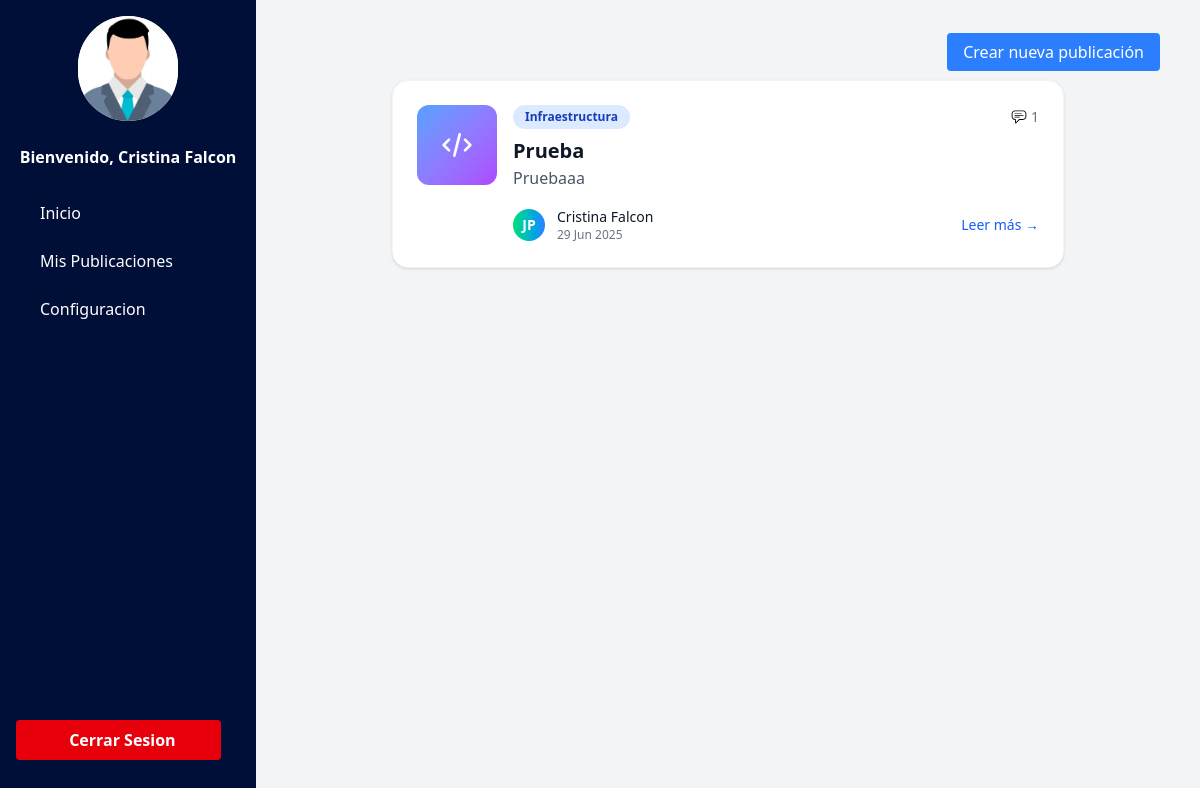
Screenshot of /publicacion/mis-publicaciones/ (signed in) with the database file from the repository.
### usuarios/models.py (models this page shows)
class Usuario(AbstractUser):
    dni = models.CharField(max_length=8, unique=True, null=True, blank=True)

### publicaciones/models.py (models this page shows, shortened)
class Publicaciones(models.Model):
    titulo = models.CharField(max_length=200)
    contenido = models.TextField(max_length=1000, null=False, blank=False)
    categoria = models.ForeignKey(Categorias, on_delete=models.CASCADE)
    fecha_creacion = models.DateTimeField(auto_now_add=True)
    autor = models.ForeignKey(Usuario, on_delete=models.CASCADE)

class Categorias(models.Model):
    nombre = models.CharField(max_length=100)
    def __str__(self):
        return self.nombre

### publicaciones/views.py (the view)
# urls.py: path('mis-publicaciones/', MisPublicacionesListView.as_view(), name='mispublicaciones'),
class MisPublicacionesListView(LoginRequiredMixin, ListView):
    template_name = 'mispublicaciones.html'
    model = Publicaciones
    context_object_name = 'publicaciones'
    def get_queryset(self):
        return Publicaciones.objects.filter(autor=self.request.user)
    def get_context_data(self, **kwargs):
        context = super().get_context_data(**kwargs)
        context['mensaje'] = 'Mis publicaciones'
        return context

### templates/mispublicaciones.html (shortened to what this page needs)
{% extends 'index.html' %} {% block content %} {%url 'nueva_publicacion' as nueva_publicacion %}
<div class="w-screen h-screen flex">
  <div class="w-auto">{% include 'navbar.html'%}</div>
  <div class="absolute top-10 right-10 z-50">
    <a
      href="{{nueva_publicacion}}"
      class="bg-blue-500 text-white px-4 py-2 rounded"
      >Crear nueva publicación</a
    >
  </div>
  <main
    class="flex flex-col items-center bg-gray-100 relative overflow-y-scroll pt-20 w-full"
  >
    {%if publicaciones%} {%for public in publicaciones%}
    <div
      class="bg-white rounded-2xl p-6 shadow-sm border border-gray-100 card-hover fade-in-up w-full max-w-2xl mb-3"
    >
      <div class="flex items-start space-x-4">
        <div
          class="w-20 h-20 bg-gradient-to-br from-blue-400 to-purple-500 rounded-xl flex items-center justify-center flex-shrink-0"
        >
          <svg
            class="w-8 h-8 text-white"
            fill="none"
            stroke="currentColor"
            viewBox="0 0 24 24"
          >
            <path
              stroke-linecap="round"
              stroke-linejoin="round"
              stroke-width="2"
              d="M10 20l4-16m4 4l4 4-4 4M6 16l-4-4 4-4"
            ></path>
          </svg>
        </div>
        <div class="flex-1">
          <div class="flex items-center justify-between mb-2">
            <span
              class="bg-blue-100 text-blue-800 text-xs font-semibold px-3 py-1 rounded-full"
              >{{ public.categoria }}</span
            >
            <div class="flex items-center space-x-4 text-sm text-gray-500">
              <span class="flex items-center space-x-1">
                <p class="text-sm text-gray-500">
                  {{ public.comentarios.count }}
                </p>
              </span>
            </div>
          </div>
          <a
            href="{% url 'detalle_publicacion' public.id %}"
            class="text-xl font-bold text-gray-900 mb-2 hover:text-blue-600 cursor-pointer"
          >
            {{ public.titulo }}
          </a>
          <p class="text-gray-600 mb-4 leading-relaxed">
            {{ public.contenido|truncatewords:30 }}
          </p>
          <div class="flex items-center justify-between">
            <div class="flex items-center space-x-3">
              <div
                class="w-8 h-8 bg-gradient-to-r from-green-400 to-blue-500 rounded-full flex items-center justify-center"
              >
                <span class="text-white text-sm font-semibold">JP</span>
              </div>
              <div>
                <p class="text-sm font-medium text-gray-900">
                  {{ public.autor.first_name}} {{public.autor.last_name}}
                </p>
                <p class="text-xs text-gray-500">
                  {{ public.fecha_creacion|date:"d M Y" }}
                </p>
              </div>
            </div>
            <a
              href="{% url 'detalle_publicacion' public.id %}"
              class="text-blue-600 hover:text-blue-700 font-medium text-sm"
            >
              Leer más →
            </a>
          </div>
        </div>
      </div>
    </div>
    {%endfor%} {%else%}
    <p>No hay publicaciones disponibles.</p>
    {%endif%}
  </main>
</div>
{%endblock%}

### templates/navbar.html (shortened to what this page needs)
{%load static%}{%url 'cerrar_sesion' as cerrarsesion%} {%url 'home' as home%} {%url 'mispublicaciones' as mispublicaciones%} {%url 'configuracionusuario' as configuracionusuario%}
<div class="overflow-hidden">
  <div class="flex h-screen">
    <div
      id="sidebar"
      class="bg-[#000f37] w-64 p-4 space-y-6 transition-transform transform md:translate-x-0 -translate-x-full fixed md:relative z-30 h-full"
    >
      <div class="flex items-center justify-center">
        <img
          src="{%static 'img/logouser.png'%}"
          alt="logo-user"
          class="rounded-full w-[100px] bg-amber-50"
        />
      </div>
      <h2 class="text-base font-bold text-center capitalize text-white">
        Bienvenido, {{user.first_name}} {{user.last_name}}
      </h2>
      <nav class="space-y-2 h-full">
        <a
          href="{{home}}"
          class="text-white px-4 py-2 rounded hover:bg-gray-200 hover:text-[#000f37] flex items-center gap-2 transition-all duration-300"
          >Inicio</a
        >
        <a
          href="{{mispublicaciones}}"
          class="text-white px-4 py-2 rounded hover:bg-gray-200 hover:text-[#000f37] flex items-center gap-2 transition-all duration-300"
          >Mis Publicaciones</a
        >
        <a
          href="{{configuracionusuario}}"
         class="text-white px-4 py-2 rounded hover:bg-gray-200 hover:text-[#000f37] flex items-center gap-2 transition-all duration-300"
          >Configuracion</a
        >
        <a
          href="{{cerrarsesion}}"
          class="px-4 py-2 rounded bg-red-600 text-center font-bold text-white absolute bottom-10 w-[80%] mr-auto ml-auto flex items-center gap-2 justify-center"
          >Cerrar Sesion</a
        >
      </nav>
    </div>
  </div>
</div>

### rows the page displays
Usuario: first_name "Cristina", last_name "Falcon"
Publicaciones: categoria "Infraestructura", comentarios.count "1", titulo "Prueba", contenido "Pruebaaa", autor.first_name "Cristina", autor.last_name "Falcon", fecha_creacion "29 Jun 2025"
